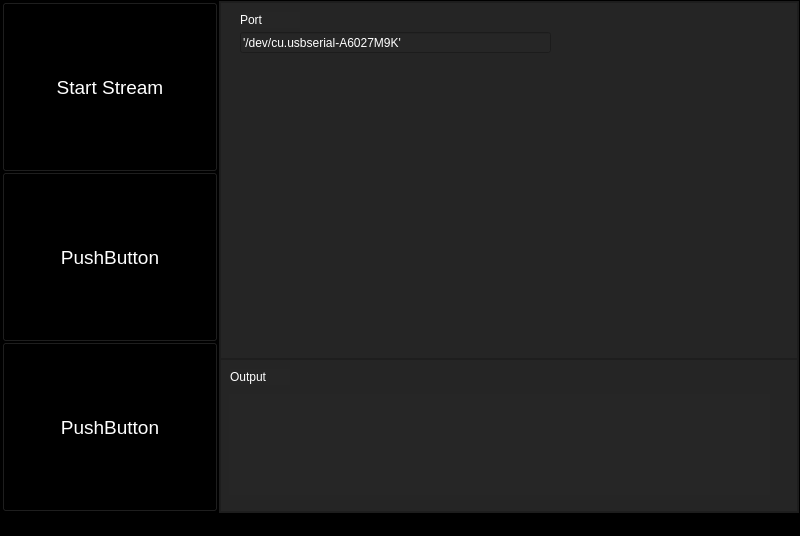
<?xml version="1.0" encoding="UTF-8"?>
<ui version="4.0">
 <class>MainWindow</class>
 <widget class="QMainWindow" name="MainWindow">
  <property name="geometry">
   <rect>
    <x>0</x>
    <y>0</y>
    <width>800</width>
    <height>536</height>
   </rect>
  </property>
  <property name="windowTitle">
   <string>MainWindow</string>
  </property>
  <property name="styleSheet">
   <string notr="true">background-color: rgba(0, 0, 0, 230);</string>
  </property>
  <widget class="QWidget" name="centralwidget">
   <layout class="QHBoxLayout" name="horizontalLayout">
    <property name="spacing">
     <number>0</number>
    </property>
    <property name="leftMargin">
     <number>0</number>
    </property>
    <property name="topMargin">
     <number>0</number>
    </property>
    <property name="rightMargin">
     <number>0</number>
    </property>
    <property name="bottomMargin">
     <number>0</number>
    </property>
    <item>
     <widget class="QFrame" name="frame">
      <property name="frameShape">
       <enum>QFrame::StyledPanel</enum>
      </property>
      <property name="frameShadow">
       <enum>QFrame::Raised</enum>
      </property>
      <layout class="QHBoxLayout" name="horizontalLayout_2" stretch="15,40">
       <property name="spacing">
        <number>0</number>
       </property>
       <property name="leftMargin">
        <number>0</number>
       </property>
       <property name="topMargin">
        <number>0</number>
       </property>
       <property name="rightMargin">
        <number>0</number>
       </property>
       <property name="bottomMargin">
        <number>0</number>
       </property>
       <item>
        <widget class="QFrame" name="frame_2">
         <property name="enabled">
          <bool>true</bool>
         </property>
         <property name="frameShape">
          <enum>QFrame::StyledPanel</enum>
         </property>
         <property name="frameShadow">
          <enum>QFrame::Raised</enum>
         </property>
         <layout class="QVBoxLayout" name="verticalLayout" stretch="50,50,50">
          <property name="spacing">
           <number>0</number>
          </property>
          <property name="leftMargin">
           <number>0</number>
          </property>
          <property name="topMargin">
           <number>0</number>
          </property>
          <property name="rightMargin">
           <number>0</number>
          </property>
          <property name="bottomMargin">
           <number>0</number>
          </property>
          <item>
           <widget class="QPushButton" name="push1">
            <property name="sizePolicy">
             <sizepolicy hsizetype="Minimum" vsizetype="Preferred">
              <horstretch>0</horstretch>
              <verstretch>0</verstretch>
             </sizepolicy>
            </property>
            <property name="font">
             <font>
              <pointsize>14</pointsize>
             </font>
            </property>
            <property name="cursor">
             <cursorShape>PointingHandCursor</cursorShape>
            </property>
            <property name="autoFillBackground">
             <bool>false</bool>
            </property>
            <property name="styleSheet">
             <string notr="true">QPushButton{
background-color: rgba(0, 0, 0, 230);
color: rgb(255, 255, 255);
}

QPushButton:hover:!pressed{
	background-color:rgb(168,168,168);
}</string>
            </property>
            <property name="text">
             <string>Start Stream</string>
            </property>
            <property name="flat">
             <bool>false</bool>
            </property>
           </widget>
          </item>
          <item>
           <widget class="QPushButton" name="pushButton_2">
            <property name="sizePolicy">
             <sizepolicy hsizetype="Minimum" vsizetype="Preferred">
              <horstretch>0</horstretch>
              <verstretch>0</verstretch>
             </sizepolicy>
            </property>
            <property name="font">
             <font>
              <pointsize>14</pointsize>
             </font>
            </property>
            <property name="cursor">
             <cursorShape>PointingHandCursor</cursorShape>
            </property>
            <property name="styleSheet">
             <string notr="true">QPushButton{
background-color: rgba(0, 0, 0, 230);
color: rgb(255, 255, 255);
}

QPushButton:hover:!pressed{
	background-color:rgb(168,168,168);
}</string>
            </property>
            <property name="text">
             <string>PushButton</string>
            </property>
            <property name="flat">
             <bool>false</bool>
            </property>
           </widget>
          </item>
          <item>
           <widget class="QPushButton" name="pushButton_3">
            <property name="sizePolicy">
             <sizepolicy hsizetype="Minimum" vsizetype="Preferred">
              <horstretch>0</horstretch>
              <verstretch>0</verstretch>
             </sizepolicy>
            </property>
            <property name="font">
             <font>
              <pointsize>14</pointsize>
             </font>
            </property>
            <property name="cursor">
             <cursorShape>PointingHandCursor</cursorShape>
            </property>
            <property name="mouseTracking">
             <bool>true</bool>
            </property>
            <property name="styleSheet">
             <string notr="true">QPushButton{
background-color: rgba(0, 0, 0, 230);
color: rgb(255, 255, 255);
}

QPushButton:hover:!pressed{
	background-color:rgb(168,168,168);
}</string>
            </property>
            <property name="text">
             <string>PushButton</string>
            </property>
            <property name="flat">
             <bool>false</bool>
            </property>
           </widget>
          </item>
         </layout>
        </widget>
       </item>
       <item>
        <widget class="QFrame" name="frame_3">
         <property name="styleSheet">
          <string notr="true">background-color: rgba(38, 38, 38, 230);</string>
         </property>
         <property name="frameShape">
          <enum>QFrame::StyledPanel</enum>
         </property>
         <property name="frameShadow">
          <enum>QFrame::Raised</enum>
         </property>
         <layout class="QVBoxLayout" name="verticalLayout_2" stretch="70,30">
          <property name="spacing">
           <number>0</number>
          </property>
          <property name="leftMargin">
           <number>0</number>
          </property>
          <property name="topMargin">
           <number>0</number>
          </property>
          <property name="rightMargin">
           <number>0</number>
          </property>
          <property name="bottomMargin">
           <number>0</number>
          </property>
          <item>
           <widget class="QFrame" name="frame_5">
            <property name="frameShape">
             <enum>QFrame::StyledPanel</enum>
            </property>
            <property name="frameShadow">
             <enum>QFrame::Raised</enum>
            </property>
            <widget class="QLabel" name="label_3">
             <property name="geometry">
              <rect>
               <x>20</x>
               <y>10</y>
               <width>60</width>
               <height>16</height>
              </rect>
             </property>
             <property name="styleSheet">
              <string notr="true">color: rgb(255, 255, 255);</string>
             </property>
             <property name="text">
              <string>Port</string>
             </property>
            </widget>
            <widget class="QLineEdit" name="lineEdit">
             <property name="geometry">
              <rect>
               <x>20</x>
               <y>30</y>
               <width>311</width>
               <height>21</height>
              </rect>
             </property>
             <property name="styleSheet">
              <string notr="true">color: rgb(255, 255, 255);
border-color: rgb(255, 255, 255);</string>
             </property>
             <property name="text">
              <string>'/dev/cu.usbserial-A6027M9K'</string>
             </property>
            </widget>
           </widget>
          </item>
          <item>
           <widget class="QFrame" name="frame_4">
            <property name="frameShape">
             <enum>QFrame::StyledPanel</enum>
            </property>
            <property name="frameShadow">
             <enum>QFrame::Raised</enum>
            </property>
            <widget class="QLabel" name="label">
             <property name="geometry">
              <rect>
               <x>10</x>
               <y>10</y>
               <width>60</width>
               <height>16</height>
              </rect>
             </property>
             <property name="styleSheet">
              <string notr="true">color: rgb(255, 255, 255);</string>
             </property>
             <property name="text">
              <string>Output</string>
             </property>
            </widget>
            <widget class="QLabel" name="label_2">
             <property name="geometry">
              <rect>
               <x>9</x>
               <y>35</y>
               <width>541</width>
               <height>101</height>
              </rect>
             </property>
             <property name="styleSheet">
              <string notr="true">color: rgb(255, 255, 255);</string>
             </property>
             <property name="text">
              <string/>
             </property>
            </widget>
           </widget>
          </item>
         </layout>
        </widget>
       </item>
      </layout>
     </widget>
    </item>
   </layout>
  </widget>
  <widget class="QMenuBar" name="menubar">
   <property name="geometry">
    <rect>
     <x>0</x>
     <y>0</y>
     <width>800</width>
     <height>24</height>
    </rect>
   </property>
  </widget>
  <widget class="QStatusBar" name="statusbar"/>
 </widget>
 <resources/>
 <connections/>
</ui>
